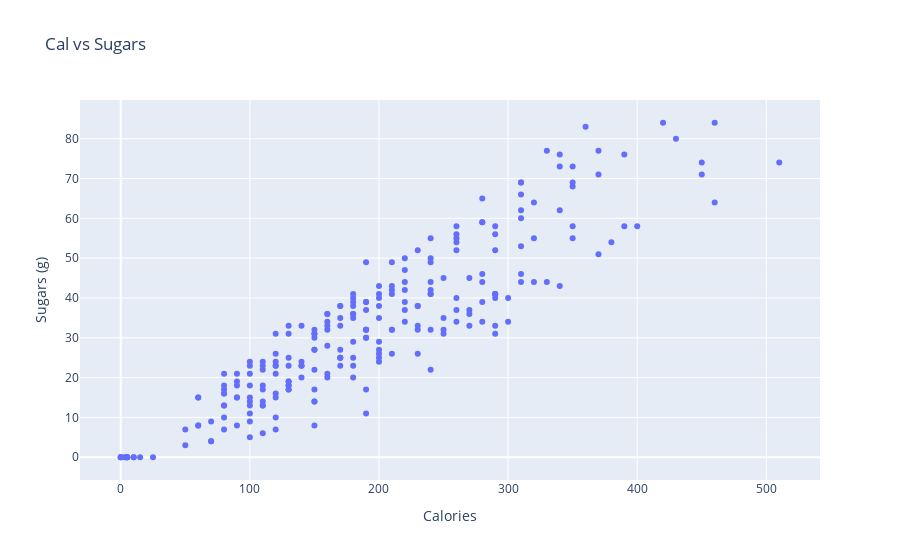

The notebook cell this image was saved under:
### Code cell
import plotly.express as ex
ex.scatter(starbucks,x="Calories",y=" Sugars (g)", title="Cal vs Sugars", hover_data=["Beverage", "Beverage_category"], )

### Figure 1 — Plotly figure (JSON) as saved in the notebook; plotly's stock layout.template omitted (floating-point values rounded to 4 significant figures; data arrays with more than 128 entries replaced by an {"elided": "..."} marker saying what was removed)
{"data": [{"customdata": {"elided": "242x2 str values"}, "hovertemplate": "Calories=%{x}<br> Sugars (g)=%{y}<br>Beverage=%{customdata[0]}<br>Beverage_category=%{customdata[1]}<extra></extra>", "legendgroup": "", "marker": {"color": "#636efa", "symbol": "circle"}, "mode": "markers", "name": "", "orientation": "v", "showlegend": false, "type": "scatter", "x": {"elided": "242 int values"}, "xaxis": "x", "y": {"elided": "242 int values"}, "yaxis": "y"}], "layout": {"legend": {"tracegroupgap": 0}, "title": {"text": "Cal vs Sugars"}, "xaxis": {"anchor": "y", "domain": [0, 1], "title": {"text": "Calories"}}, "yaxis": {"anchor": "x", "domain": [0, 1], "title": {"text": " Sugars (g)"}}}}
